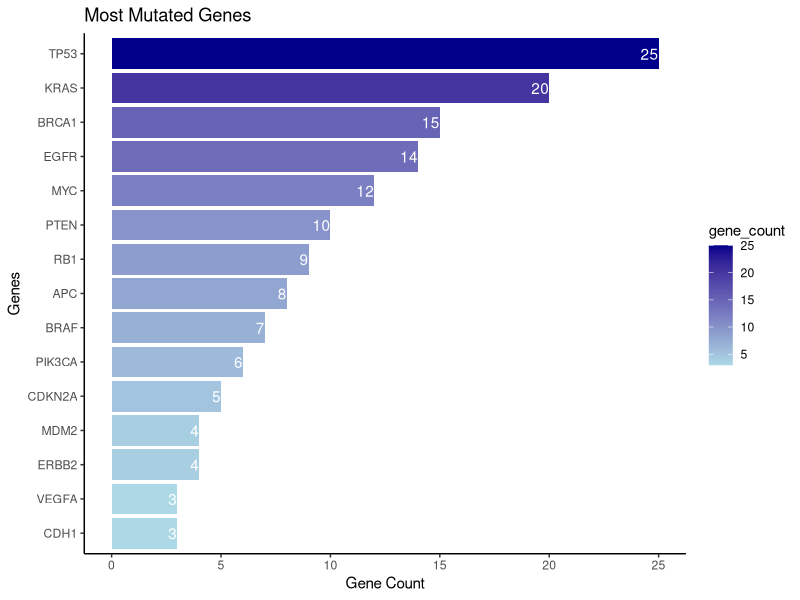
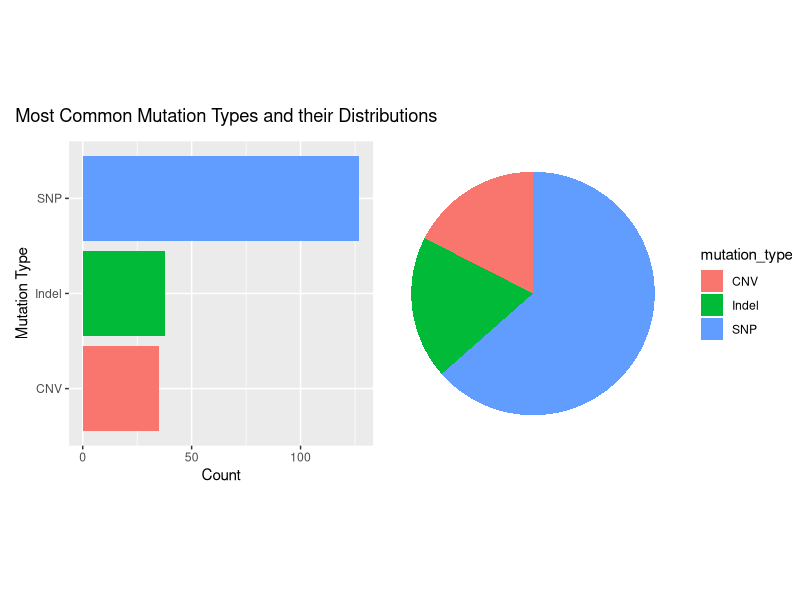
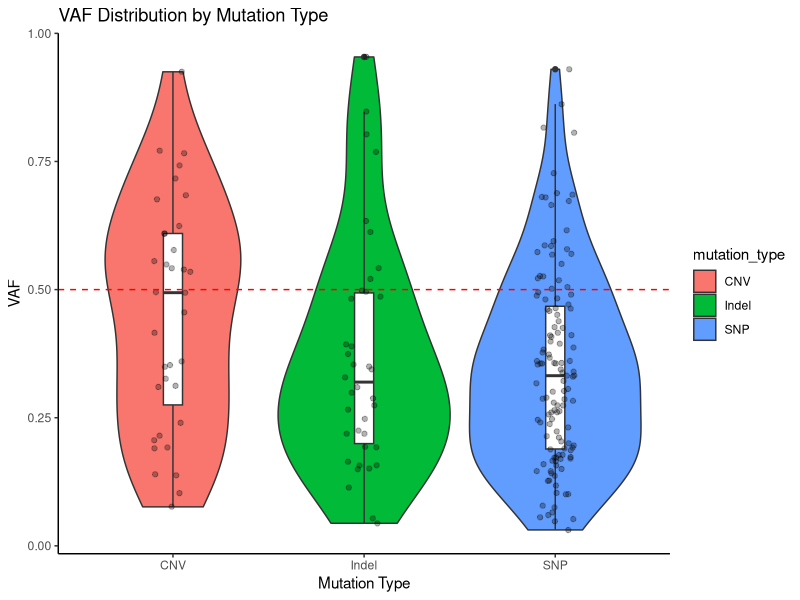
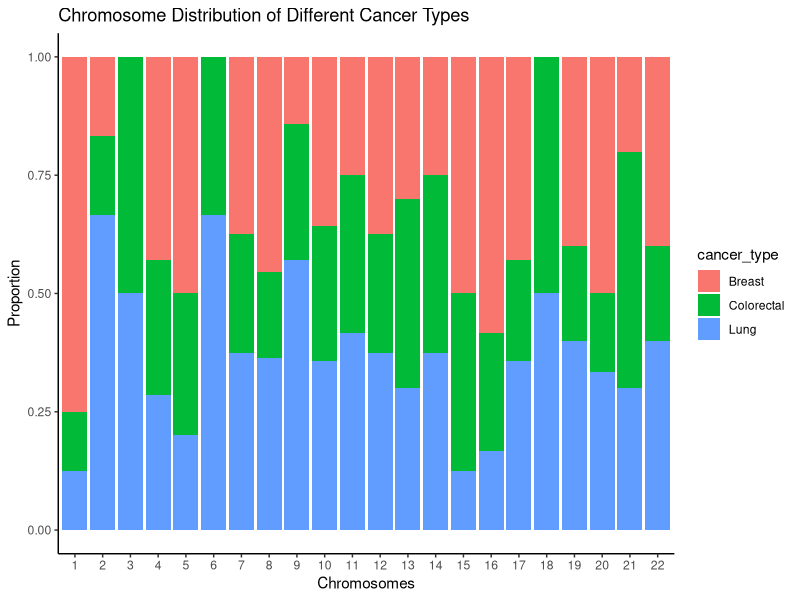
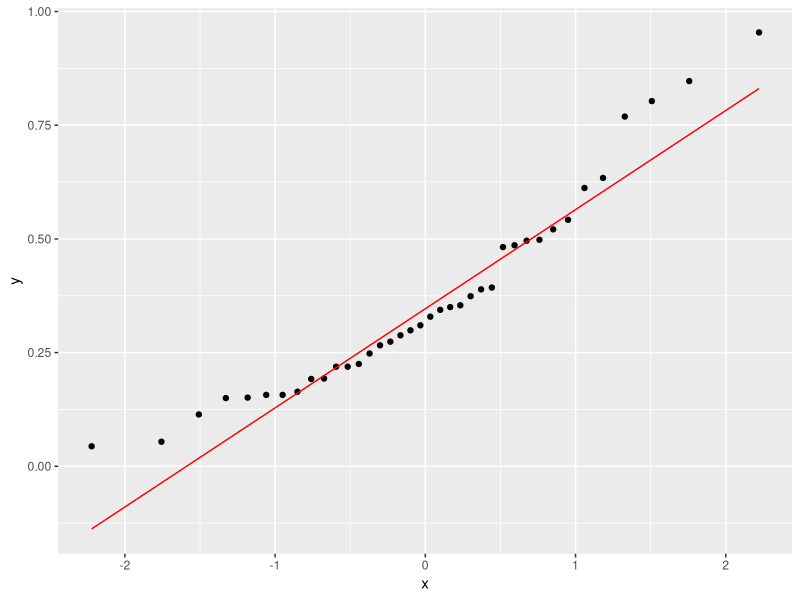
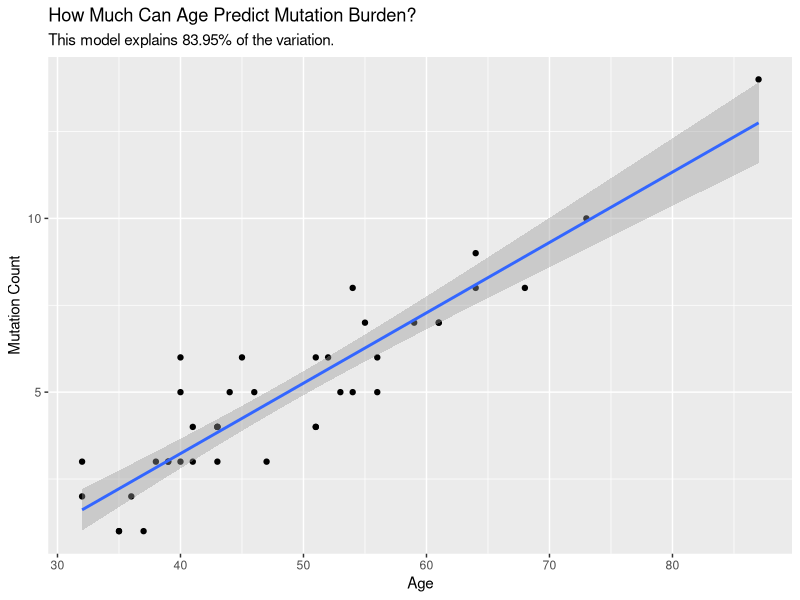
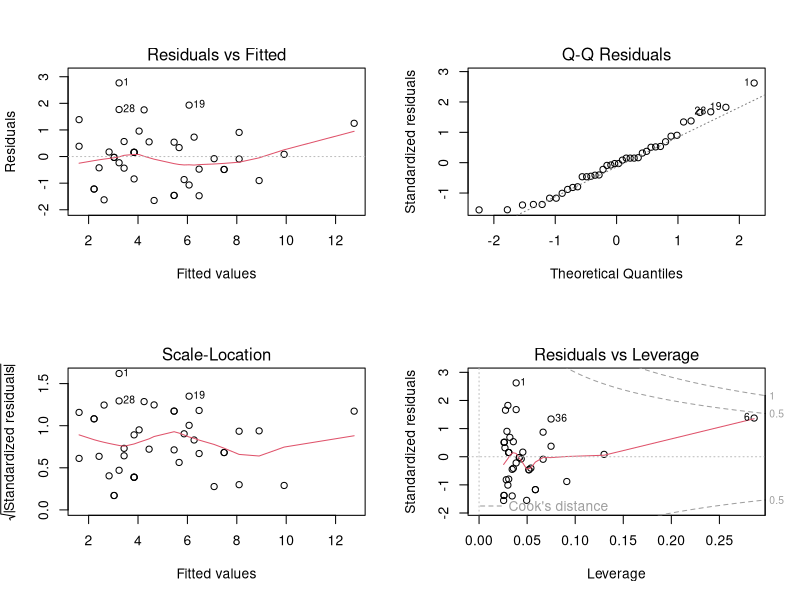
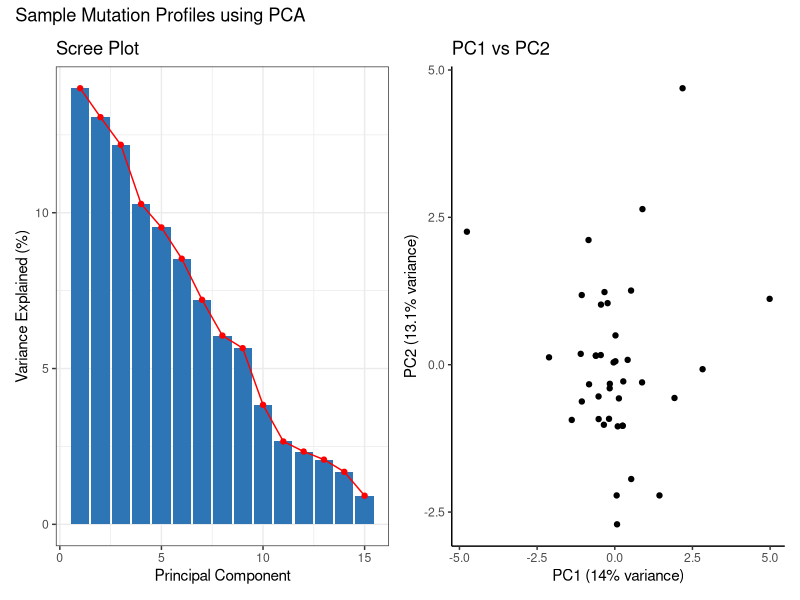

Recreate these plots in R, in order.
library(tidyverse)
library(patchwork)

set.seed(99)
n_mutations <- 200

gene_pool <- c(
  rep("TP53",   25), rep("KRAS",   20), rep("BRCA1",  15),
  rep("EGFR",   14), rep("MYC",    12), rep("PTEN",   10),
  rep("RB1",     9), rep("APC",     8), rep("BRAF",    7),
  rep("PIK3CA",  6), rep("CDKN2A",  5), rep("ERBB2",   4),
  rep("MDM2",    4), rep("VEGFA",   3), rep("CDH1",    3),
  rep("OTHER",  55)
)

mutations <- data.frame(
  mutation_id   = paste0("MUT", 1:n_mutations),
  gene          = sample(gene_pool, n_mutations, replace=FALSE),
  sample_id     = paste0("S", sample(1:40, n_mutations, replace=TRUE)),
  mutation_type = sample(c("SNP","Indel","CNV"),
                         n_mutations, replace=TRUE,
                         prob=c(0.60, 0.25, 0.15)),
  chromosome    = sample(1:22, n_mutations, replace=TRUE),
  vaf           = c(
    rbeta(120, 2, 3),       
    rbeta(50,  1.5, 4),      
    rbeta(30,  3, 2)       
  ),
  cancer_type   = sample(c("Lung","Breast","Colorectal"),
                         n_mutations, replace=TRUE,
                         prob=c(0.40, 0.35, 0.25))
)
gene_pool
mutations
# Make VAF realistic — scale to 0-1
mutations$vaf <- round(mutations$vaf, 3)

head(mutations)
str(mutations)
summary(mutations)

cat(sprintf("%s %d", "Total number of mutations:", nrow(mutations)))
cat(sprintf("%s %d", "Total number of genes affected:", length(unique(mutations$gene))))
cat(sprintf("%s %d", "Total number of samples:", length(unique(mutations$sample_id))))

table(mutations$mutation_type)
prop.table(table(mutations$mutation_type)) * 100

mean(mutations$vaf)
median(mutations$vaf)

mutations %>% 
  summarise(
    mean_vaf = mean(vaf),
    .by = mutation_type
  ) %>% 
  print()

# Mutation Type Distribution
type_counts <- mutations %>% 
  filter(gene != "OTHER") %>% 
  summarise(
    gene_count = n(),
    .by = gene
  )
ggplot(type_counts, aes(x = gene_count, y = reorder(gene, gene_count))) +
geom_bar(stat = "identity", aes(fill = gene_count)) +
scale_fill_gradient(low="lightblue", high="darkblue") +
geom_text(aes(label = gene_count), hjust = 1, colour = "white") +
labs(
  title = "Most Mutated Genes",
  x = "Gene Count",
  y = "Genes"
) +
theme_classic()
ggsave(filename = "fig1_top_genes.png", dpi = 300, width = 9, height = 5)

# Mutation Type Distribution
mutation_counts <- mutations %>% 
  count(mutation_type, name = "counts") %>% 
  mutate(
    pct = (counts / sum(counts)) * 100
  )

p1 <- ggplot(mutation_counts, aes(mutation_type, counts, fill = mutation_type)) +
  geom_bar(stat = "identity") +
  theme(legend.position = "none") +
  labs(
    x = "Mutation Type",
    y = "Count"
  ) +
  coord_flip()

p2 <- ggplot(mutation_counts, aes(x="", y=pct, fill=mutation_type)) +
  geom_bar(stat="identity", width=1) +
  coord_polar("y") +
  theme_void()
p1 + p2 + plot_annotation(
  title = "Most Common Mutation Types and their Distributions"
  ) +
  plot_layout(guides = "collect")
ggsave(filename = "fig2_mutation_types.png", dpi = 300, height = 5, width = 8)

# VAF distribution by mutation type
ggplot(mutations, aes(x = mutation_type, y = vaf)) +
  geom_violin(aes(fill = mutation_type)) +
  geom_boxplot(width = 0.1) +
  geom_jitter(width = 0.1, alpha = 0.3) +
  geom_hline(yintercept = 0.5, linetype = "dashed", colour = "red") +
  labs(
    title = "VAF Distribution by Mutation Type",
    x = "Mutation Type",
    y = "VAF"
  ) +
  theme_classic()
ggsave(filename = "fig3_vaf_distribution.png", dpi = 300, height = 5, width = 8)

# Chromosome Distribution
ggplot(mutations, aes(x = factor(chromosome, levels = 1:22), fill = cancer_type)) +
  geom_bar(position = "fill") +
  labs(
    title = "Chromosome Distribution of Different Cancer Types",
    x = "Chromosomes",
    y = "Proportion"
  ) +
  theme_classic()
ggsave(filename = "fig4_chromosome_distribution.png", dpi = 300, height = 5, width = 9)

########## STATISTICAL TESTS #############
# Do SNPs have higher VAF than Indels?
SNPs <- mutations %>% 
  filter(mutation_type == "SNP")
shapiro.test(SNPs$vaf)

indels <- mutations %>% 
  filter(mutation_type == "Indel")
shapiro.test(indels$vaf)

ggplot(data.frame(x = indels$vaf), aes(sample = x)) +
  stat_qq() +
  stat_qq_line(colour = "red")

wilcox_results <- wilcox.test(SNPs$vaf, indels$vaf)
# Using the wilcox test, as both data are not normally distributed,
# the test shows a W value of 2,366 and a p-value of 0.8572,
# meaning that any observed differences in the mean is most likely sue to chance,
# and hence, we fail to reject the null hypothesis.

# Is mutation type independent of cancer type?
mutation_cancer_table <- table(mutations$mutation_type, mutations$cancer_type)
chisq_results <- chisq.test(mutation_cancer_table)
chisq_results
chisq_results$residuals
chisq_results$expected
# At an X-squared value of 2.0911, df of 4 and p-value of 0.719,
# There is no significant association between the variables.

# Does VAF differ across all three mutation groups?
aov_results <- aov(vaf ~ mutation_type, data = mutations)
TukeyHSD(aov_results)
anova_pvalue <- summary(aov_results)[[1]][["Pr(>F)"]][1]
# the aov results showed a p-value of 0.0276. Tukey's test showed 
# that the pair with a significant difference in means is SNP-CNV.

# Multiple Testing Correction
all_pvals <- c(wilcox_results$p.value, chisq_results$p.value, anova_pvalue)
p.adjust(all_pvals, method="BH")

# After correction, the anova p.value increased from 0.0275 to 0.0827, now making it 
# non-significant. The conclusions of the other two tests remained non-significant, as 
# the p_values were still > 0.05

sample_data <- mutations %>% 
  summarise(
    mut_count = n(),
    .by = sample_id
  ) %>% 
  mutate(
    age = round(mut_count * 4 + rnorm(40, 30, 5), 0)
  )

lm_results <- lm(mut_count ~ age, data = sample_data)
lm_rsquared <- round(summary(lm_results)$r.squared * 100, 2)
summary(lm_results)$coefficients

ggplot(sample_data, aes(x = age, y = mut_count)) +
  geom_point() +
  geom_smooth(method = "lm") +
  labs(
    title = "How Much Can Age Predict Mutation Burden?",
    subtitle = paste0("This model explains ", lm_rsquared, "% of the variation."),
    x = "Age",
    y = "Mutation Count"
  )
ggsave(filename = "fig5_mutation_vs_age.png", dpi = 300, height = 5, width = 8)
# Age significantly predicts mutation burden (β = 0.2205, p < 0.001),
# and explains a large proportion of the variance (R² = 0.8209)

par(mfrow = c(2,2))
plot(lm_results)

mutations
mutation_matrix <- mutations %>% 
  filter(gene != "OTHER") %>% 
  count(sample_id, gene, name="mut_count") %>% 
  pivot_wider(names_from=gene, 
              values_from=mut_count, 
              values_fill=0) %>% 
  column_to_rownames("sample_id")

pca <- prcomp(mutation_matrix, scale. = TRUE)
pca$x
pca$sdev
pca$rotation

var_explained <- (pca$sdev^2) / sum(pca$sdev^2) * 100

# Scree Plot
scree_df <- data.frame(
  PC      = 1:length(var_explained),
  variance = var_explained
)

p1 <- ggplot(scree_df, aes(x=PC, y=variance)) +
  geom_bar(stat="identity", fill="#2E75B6") +
  geom_line(colour="red") +
  geom_point(colour="red") +
  labs(title="Scree Plot", 
       x="Principal Component",
       y="Variance Explained (%)") +
  theme_bw()

p2 <- ggplot(data.frame(pca$x), aes(x = PC1, y = PC2)) +
  geom_point() +
  labs(
    title = "PC1 vs PC2",
    x = paste0("PC1 (", round(var_explained[1],1), "% variance)"),
    y = paste0("PC2 (", round(var_explained[2],1), "% variance)")
  ) +
  theme_classic()

p1 + p2 + plot_annotation(
  title = "Sample Mutation Profiles using PCA"
)
ggsave(
  filename = "fig6_pca_sample_mutation_profiles.png",
  dpi = 300, height = 5, width = 9
)
# Which genes contribute most to PC1?
loadings_pc1 <- pca$rotation[,"PC1"]
sort(abs(loadings_pc1), decreasing=TRUE)[1:10]
# These are the 10 genes driving the most variation on PC1
